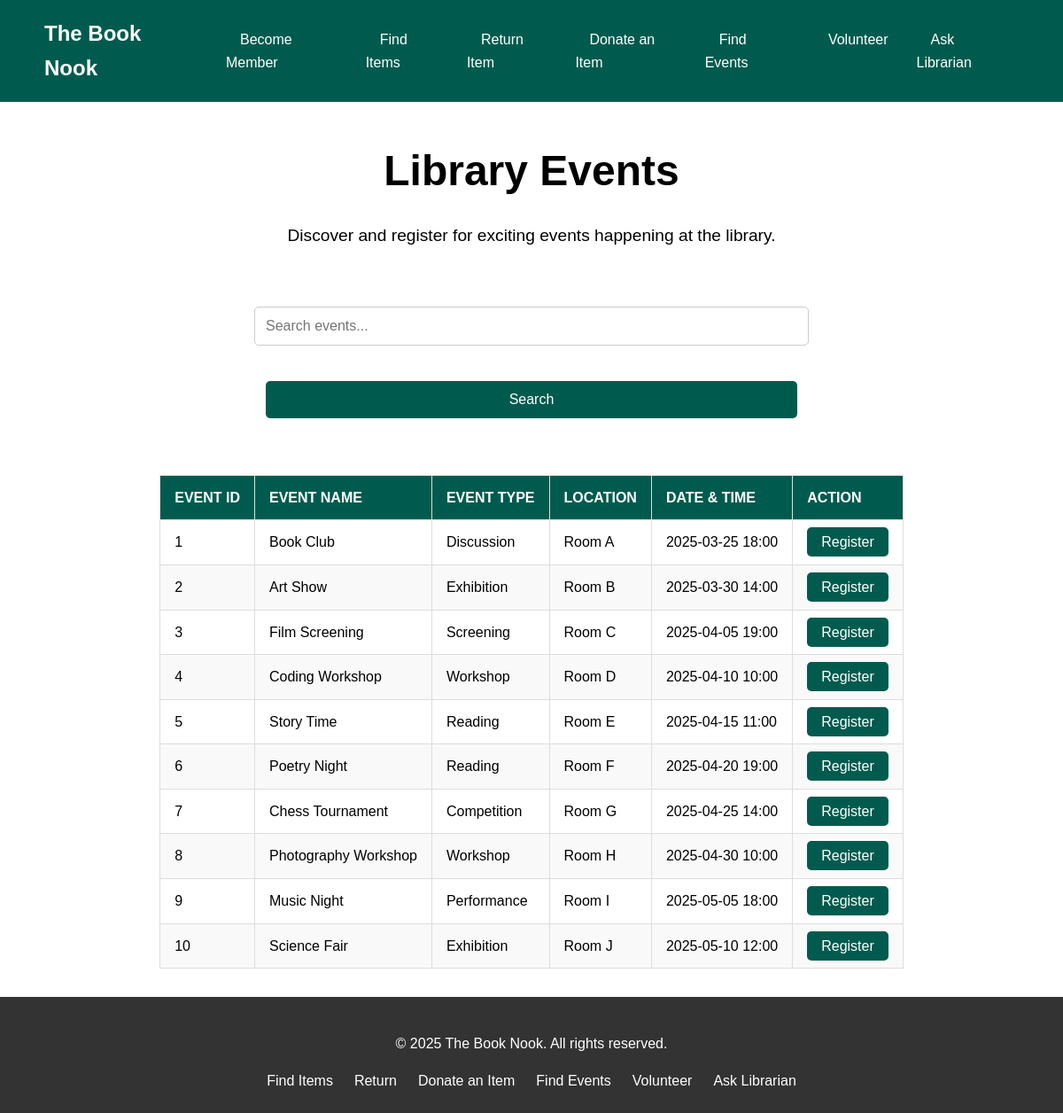
Before: /events with the older database file.
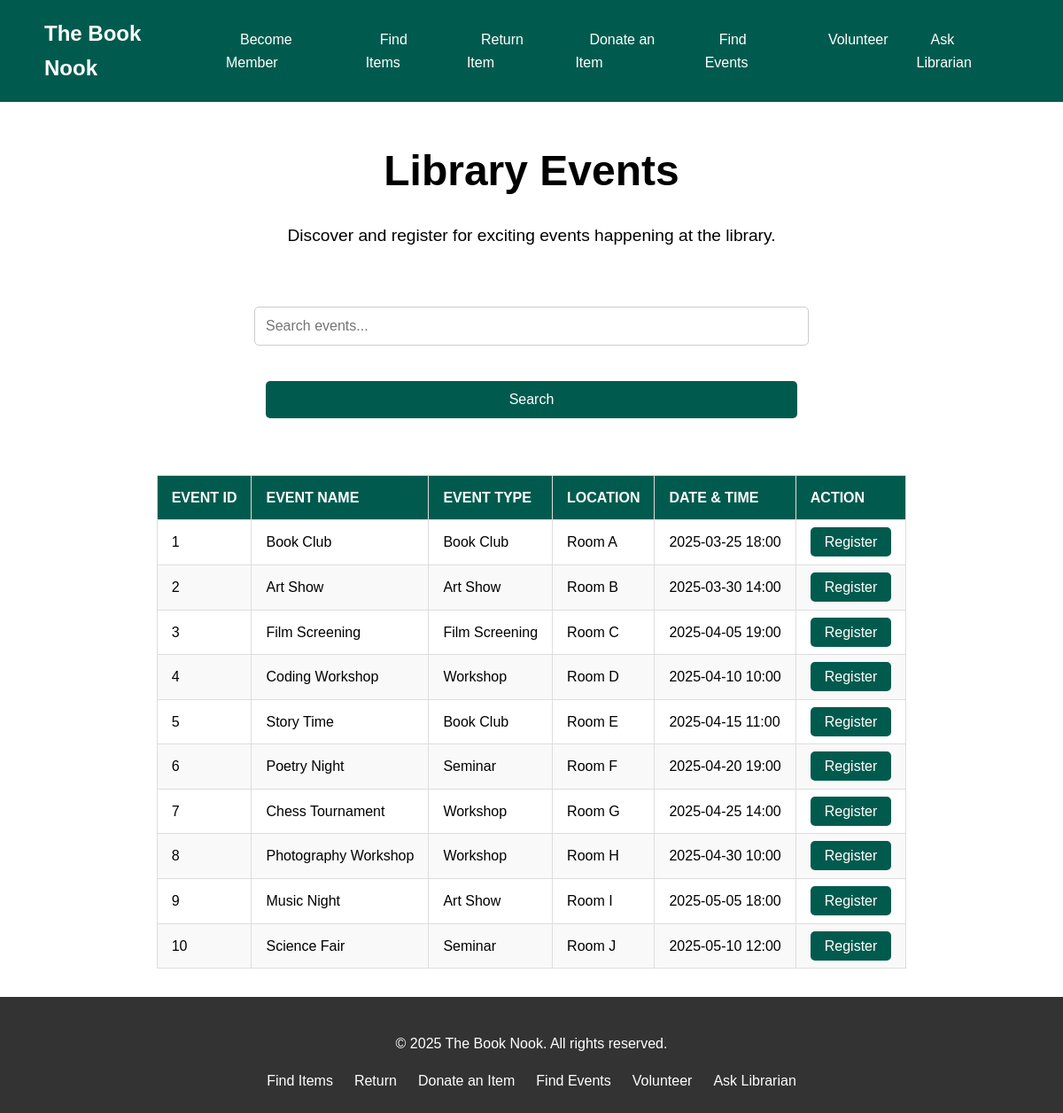
After: the same page with the newer database file.
### tables this page shows
CREATE TABLE events (
            event_id INTEGER PRIMARY KEY AUTOINCREMENT,
            event_name TEXT NOT NULL,
            event_description TEXT,
            event_type TEXT CHECK (event_type IN ('Workshop', 'Seminar', 'Film Screening', 'Book Club', 'Art Show')),
            targeted_customers TEXT,
            restriction INTEGER DEFAULT 0 CHECK (restriction >= 0),
            location TEXT,
            datetime TEXT NOT NULL,
            capacity INTEGER CHECK (capacity >= 0)
        );

### app.py (the view, shortened to what this page needs)
@app.route('/events', methods=['GET', 'POST'])
def list_events():
    conn = get_db_connection()
    c = conn.cursor()
    search_query = request.args.get('q', '')
    if search_query:
        c.execute(
            """
            SELECT * FROM events
            WHERE event_name LIKE ? OR event_description LIKE ?
            """,
            (f'%{search_query}%', f'%{search_query}%')
        )
    else:
        c.execute("SELECT * FROM events")
    events = c.fetchall()
    conn.close()
    return render_template('events.html', events=events)

### app.py (called while the page is built)
def get_db_connection():
    conn = sqlite3.connect(DATABASE)
    conn.row_factory = sqlite3.Row
    return conn

### templates/events.html
{% extends "base.html" %} {% block content %}
<section class="hero">
  <div class="container">
    <h1>Library Events</h1>
    <p>Discover and register for exciting events happening at the library.</p>
  </div>
  <section class="messages">
    <div class="container">
      <form
        method="get"
        action="{{ url_for('list_events') }}"
        class="form-container"
      >
        <input
          type="text"
          name="q"
          placeholder="Search events..."
          value="{{ search_query }}"
          class="search-input"
        />
        <button type="submit" class="btn">Search</button>
      </form>
    </div>
  </section>
  <section class="items">
    <div class="container">
      <table class="styled-table">
        <thead>
          <tr>
            <th>Event ID</th>
            <th>Event Name</th>
            <th>Event Type</th>
            <th>Location</th>
            <th>Date & Time</th>
            <th>Action</th>
          </tr>
        </thead>
        <tbody>
          {% for event in events %}
          <tr>
            <td>{{ event.event_id }}</td>
            <td>{{ event.event_name }}</td>
            <td>{{ event.event_type }}</td>
            <td>{{ event.location }}</td>
            <td>{{ event.datetime }}</td>
            <td>
              <a
                href="{{ url_for('register_event', event_id=event.event_id) }}"
                class="btn"
              >
                Register
              </a>
            </td>
          </tr>
          {% endfor %}
        </tbody>
      </table>
    </div>
  </section>
</section>
{% endblock %}

Changed rows visible on the page:
changed events "Room A": event_type "Discussion" → "Book Club"
changed events "Room B": event_type "Exhibition" → "Art Show"
changed events "Film Screening": event_type "Screening" → "Film Screening"
changed events "Story Time": event_type "Reading" → "Book Club"
changed events "Poetry Night": event_type "Reading" → "Seminar"
changed events "Chess Tournament": event_type "Competition" → "Workshop"
changed events "Music Night": event_type "Performance" → "Art Show"
changed events "Science Fair": event_type "Exhibition" → "Seminar"
